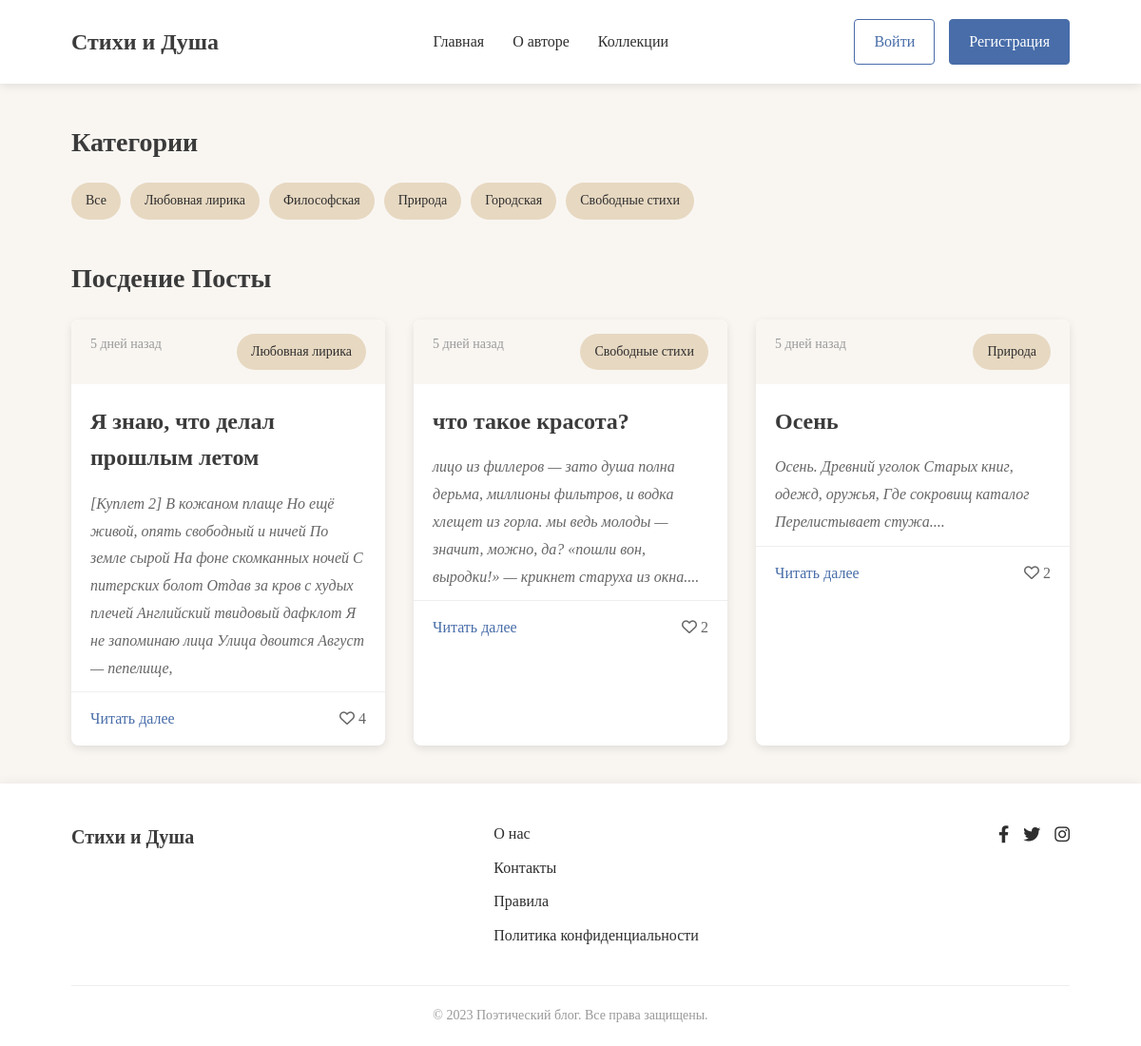
The page / on the database its author committed.
### show/models.py (models this page shows, shortened)
class Category(models.Model):
    title = models.CharField(max_length=60)
    def __str__(self):
        return f'{self.title}'

class Poem(models.Model):
    title = models.CharField(max_length=120)
    text = models.TextField()
    category = models.ForeignKey(to=Category, on_delete=models.CASCADE, related_name='poems')
    date_public = models.DateTimeField(auto_now_add=True)
    like = models.ManyToManyField(to=User, related_name="poems", blank=True)
    reads = models.ManyToManyField(to=User, related_name="reads")
    def text_poem(self):
        dot = self.text.count('.')
        if dot > 1:
            total = self.text.find('.')
            total_str = self.text.find('.', total + 1)
            return f"{self.text[0:total_str + 1]}..."
        else:
            return self.text
    def date_count(self):
        now_date = self.date_public.date()
        today = datetime.today().date()
        delta = (today - now_date).days
        if delta == 0:
            return 'Сегодня'
        elif delta == 1:
            return 'Вчера'
        elif delta == 7:
            return 'Неделю назад'
        elif delta < 31:
            return f'{delta} дней назад'
        elif delta < 365:
            months = delta // 30
            return f'{months} месяц(ев) назад'
        else:
            years = delta // 365
            return f'{years} год(а/лет) назад'

### show/views.py (the view)
# urls.py: path('', views.index, name='index'),
def index(request, category_id=None):
    context = {
        'categoryies' : Category.objects.all(),
        'last_poem' : Poem.objects.filter(category_id=category_id) if category_id else Poem.objects.all().order_by('-id')[:3],
        'title' : Category.objects.get(id=category_id) if category_id else "Посдение посты"
    }
    return render(request, 'show/index.html', context)

### show/templates/show/index.html
{% extends "show/base.html" %}
{% load static %}
{% block main %}
    <main class="main">
        <div class="container">
            <section class="categories">
                <h2>Категории</h2>
                <div class="category-list">
                    <a href="{% url "index" %}" class="category">Все</a>
                    {% for category in categoryies %}
                        <a href="{% url "category" category.id %}" class="category">{{ category.title }}</a>
                    {% endfor %}
                </div>
            </section>
            <section class="poems">
                <h2>{{ title.title }}</h2>
                <div class="poem-grid">
                    {% for poems in last_poem %}
                        <article class="poem-card">
                            <div class="poem-meta">
                                <span class="date">{{ poems.date_count }}</span>
                                <span class="category">{{ poems.category }}</span>
                            </div>
                            <h3 class="poem-title"><a href="poem.html">{{ poems.title }}</a></h3>
                            <div class="poem-excerpt">
                                <p>{{ poems.text_poem }}<br>
                                </p>
                            </div>
                            <div class="poem-footer">
                                <a href="{% url "show:poem" poems.id %}" class="read-more">Читать далее</a>
                                {% if user in poems.like.all %}
                                    <a class="red" href="{% url "show:like" poems.id %}">
                                        <i class="far fa-heart"></i> {{ poems.like.count }}
                                    </a>
                                {% else %}
                                    <a class="likes" href="{% url "show:like" poems.id %}">
                                        <i class="far fa-heart"></i> {{ poems.like.count }}
                                    </a>
                                {% endif %}
                            </div>
                        </article>
                    {% endfor %}
                </div>
            </section>
        </div>
    </main>
{% endblock main %}

### frontend/css/style.css (style rules this page uses)
:root { --bg-color: #F9F6F2; --text-color: #2E2E2E; --heading-color: #3B3B3B; --accent-color: #C18C5D; --button-color: #486DA9; --category-color: #E7D8C1; }
* { margin: 0; padding: 0; box-sizing: border-box; }
body { font-family: 'Georgia', serif; background-color: var(--bg-color); color: var(--text-color); line-height: 1.6; }
a { text-decoration: none; color: var(--button-color); transition: color 0.3s; }
.container { width: 90%; max-width: 1200px; margin: 0 auto; padding: 0 15px; }
.main { padding: 40px 0; }
h1, h2, h3, h4 { color: var(--heading-color); margin-bottom: 20px; font-weight: 600; }
h2 { font-size: 28px; }
h3 { font-size: 24px; }
.categories { margin-bottom: 40px; }
.category-list { display: flex; flex-wrap: wrap; gap: 10px; }
.category { background-color: var(--category-color); padding: 8px 15px; border-radius: 20px; font-size: 14px; color: var(--text-color); transition: all 0.3s; }
.poem-grid { display: grid; grid-template-columns: repeat(auto-fill, minmax(300px, 1fr)); gap: 30px; }
.poem-card { background-color: white; border-radius: 8px; overflow: hidden; box-shadow: 0 3px 10px rgba(0, 0, 0, 0.1); transition: transform 0.3s, box-shadow 0.3s; }
.poem-meta { display: flex; justify-content: space-between; padding: 15px 20px; background-color: var(--bg-color); font-size: 14px; color: #666; }
.poem-title { padding: 0 20px; margin: 15px 0; }
.poem-title a { color: var(--heading-color); }
.poem-excerpt { padding: 0 20px; margin-bottom: 20px; color: var(--text-color); line-height: 1.8; }
.poem-footer { display: flex; justify-content: space-between; align-items: center; padding: 15px 20px; border-top: 1px solid #eee; }
.read-more { font-weight: 500; }
.likes { color: #666; }
.poem-meta { margin-bottom: 20px; }
.poem-excerpt { color: #666; margin-bottom: 10px; font-style: italic; }
.poem-meta { font-size: 14px; color: #999; }
.poem-card, .poem-full, .comment, .profile-header, .auth-form-container { animation: fadeIn 0.6s ease-out forwards; }
.poem-card { transition: transform 0.3s ease, box-shadow 0.3s ease; }
.poem-card:nth-child(1) { animation-delay: 0.1s; }
.poem-card:nth-child(2) { animation-delay: 0.2s; }
.poem-card:nth-child(3) { animation-delay: 0.3s; }

### rows shown on the page
Category: title "Любовная лирика"
Category: title "Философская"
Category: title "Природа"
Category: title "Городская"
Category: title "Свободные стихи"
Poem: date_count "5 дней назад", category "Любовная лирика", title "Я знаю, что делал прошлым летом", text_poem "[Куплет 2] В кожаном плаще Но ещё живой, опять свободный и ничей По земле сырой На фоне скомканных ночей С питерских болот Отдав за кров с худых плечей Английский твидовый дафклот Я не запоминаю лица Улица двоится Август — пепелище,", like.count "4"
Poem: date_count "5 дней назад", category "Свободные стихи", title "что такое красота?", text_poem "лицо из филлеров — зато душа полна дерьма, миллионы фильтров, и водка хлещет из горла. мы ведь молоды — значит, можно, да? «пошли вон, выродки!» — крикнет старуха из окна....", like.count "2"
Poem: date_count "5 дней назад", category "Природа", title "Осень", text_poem "Осень. Древний уголок Старых книг, одежд, оружья, Где сокровищ каталог Перелистывает стужа....", like.count "2"

### other values the page prints
{{ title.title }} "Посдение Посты"
